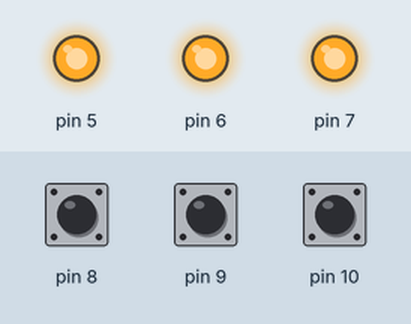
A sketch run on a simulated Arduino Uno, built with avr-gcc and run on an emulated ATmega328P. Shown: output pins drawn as LEDs (lit = HIGH). The inputs (shaded band) are chosen by the test bench; at power-on: pin 8 HIGH, pin 9 HIGH, pin 10 HIGH. What the sketch prints to the serial monitor is not drawn.

Above: at 1.2 s.
1.3 s: pin 8 pulled LOW for 0.15 s
At 1.38 s:
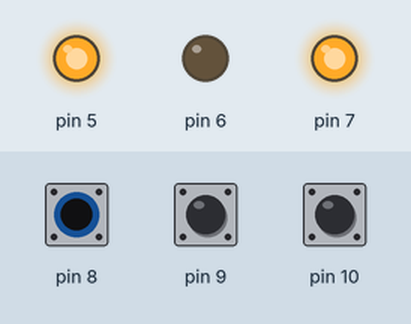
2.9 s: pin 9 pulled LOW for 0.15 s
At 2.98 s:
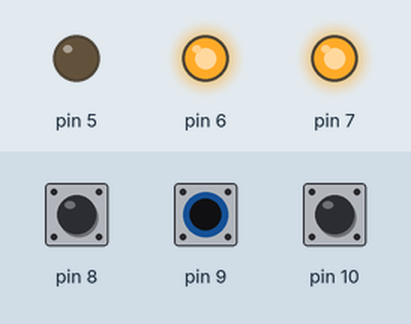
4.5 s: pin 10 pulled LOW for 0.15 s
At 4.58 s:
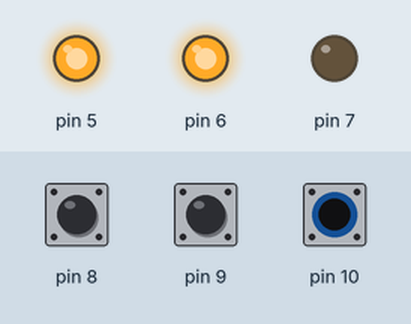
6.1 s: pin 10 pulled LOW for 3.2 s
At 10.0 s:
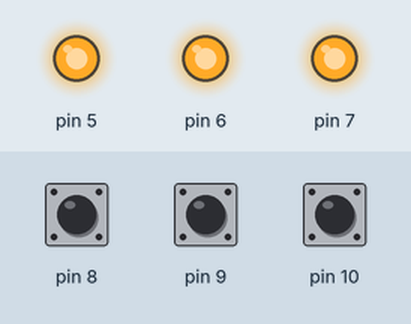
12.3 s: pin 8 pulled LOW for 3.2 s
At 13.3 s:
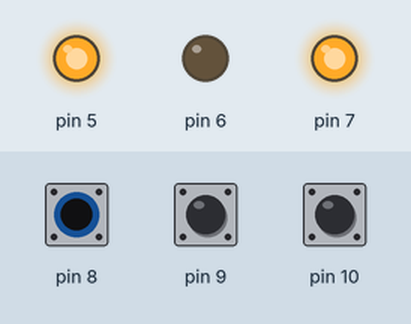
18.5 s: pin 8 driven LOW and pin 9 driven LOW
At 19.3 s:
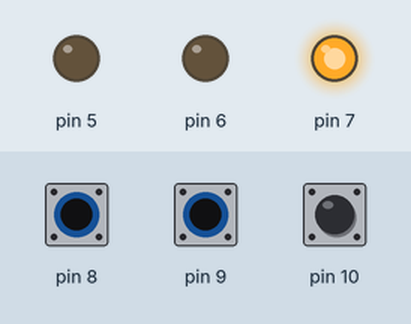
Timing chart, 0 to 21.0 s (numbered marks = the images above; inputs shaded):
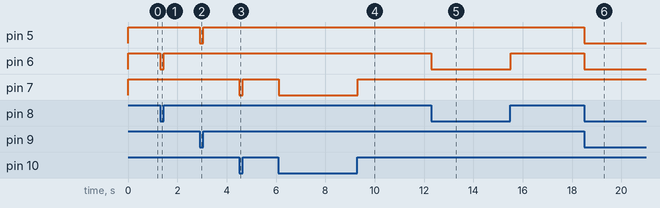

Measured:
- after the input at 1.3 s, pin 6: HIGH → LOW at once, → HIGH 0.15 s later
- after the input at 2.9 s, pin 5: HIGH → LOW at once, → HIGH 0.15 s later
- after the input at 4.5 s, pin 7: HIGH → LOW at once, → HIGH 0.15 s later
- after the input at 6.1 s, pin 7: HIGH → LOW at once, → HIGH 3.2 s later
- after the input at 12.3 s, pin 6: HIGH → LOW at once, → HIGH 3.2 s later
- after the input at 18.5 s, pin 5, pin 6: HIGH → LOW at once

The sketch:

btn_Pull.ino
```cpp
    long stat_red = HIGH;
    long stat_green = HIGH;
    long stat_yelew = HIGH;
    int i;
    int *blin = (int*)malloc(sizeof(int) * 6);
void setup()
{

    i = 0;
    while(i < 6)
    {
        blin[i] = i + 5;
        if(i < 3)
            pinMode(blin[i], OUTPUT);
        if(i >=3)
            pinMode(blin[i], INPUT_PULLUP);
        i++;
    }
    Serial.begin(9600);
}

void loop()
{
    stat_red    = digitalRead(blin[3]);
    stat_green  = digitalRead(blin[4]);
    stat_yelew  = digitalRead(blin[5]);
  if(stat_yelew == HIGH)
      digitalWrite(blin[2], HIGH);
  else
      digitalWrite(blin[2], LOW);
  if(stat_red == HIGH)
      digitalWrite(blin[1], HIGH);
  else
      digitalWrite(blin[1], LOW);
  if(stat_green == HIGH)
      digitalWrite(blin[0], HIGH);
  else
      digitalWrite(blin[0], LOW);
    Serial.println("Hello zak ");
}
```
